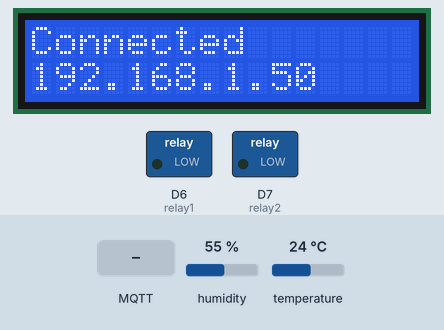
The program below on a simulated ESP8266 (NodeMCU). Parts: 16×2 character LCD, switched loads named in the program (green lamp = pin HIGH). The test bench sets the inputs (shaded band); at power-on: humidity 55 %, temperature 24 °C. WiFi joins after 1.5 s; servers stay silent unless stated; no MQTT or app messages arrive unless stated; what the program prints to the serial monitor is not drawn.

Above: at 2.7 s.
2.8 s: MQTT message "control/lcd" arrives on the third subscribed topic
At 3.6 s:
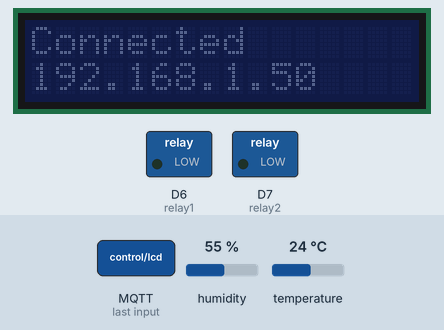
5.2 s: MQTT message "control/lcd" arrives on the first subscribed topic
At 5.7 s:
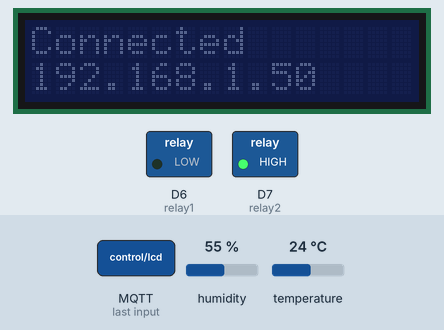
7.9 s: MQTT message "Terkunci" arrives on the second subscribed topic
At 8.3 s:
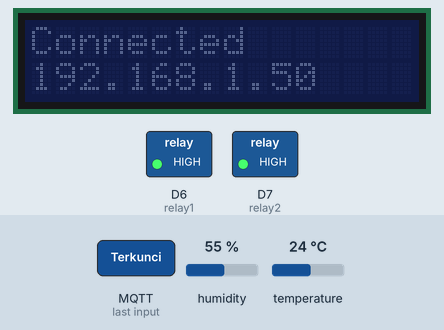
10.5 s: MQTT message "Nyala" arrives on the first subscribed topic
At 11.0 s:
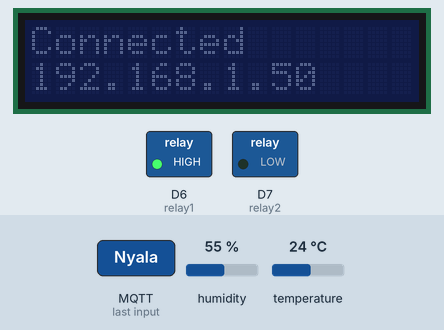
13.2 s: MQTT message "Nyala" arrives on the third subscribed topic
At 13.7 s:
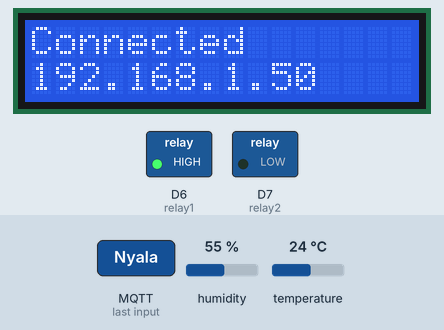
15.8 s: MQTT message "control/door" arrives on the first subscribed topic
At 16.3 s:
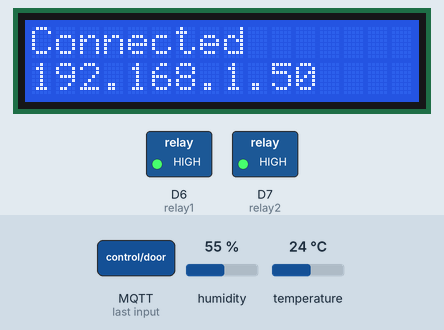
Timing chart, 0 to 18.8 s (numbered marks = the images above; inputs shaded):
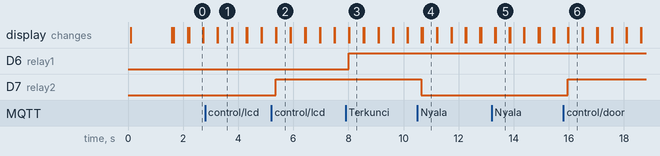

The program:

main.cpp
```cpp
#include <ESP8266WiFi.h>
#include <PubSubClient.h>
#include <SimpleDHT.h>
#include <LiquidCrystal_I2C.h>
#include <Wire.h>
#define relay1 D6
#define relay2 D7

const char *ssid = "Babadan";    //silakan disesuaikan sendiri
const char *password = "gwencantik"; //silakan disesuaikan sendiri

const char *mqtt_server = "ec2-3-81-235-104.compute-1.amazonaws.com";

WiFiClient espClient;
PubSubClient client(espClient);

SimpleDHT11 dht11(D1);
LiquidCrystal_I2C lcd(0x27, 16, 2);

unsigned long lastMsg = 0;
#define MSG_BUFFER_SIZE (50)
char msg[MSG_BUFFER_SIZE];
int value = 0;
void setup_wifi()
{
  delay(10);
  // We start by connecting to a WiFi network
  Serial.println();
  Serial.print("Connecting to ");
  Serial.println(ssid);
  WiFi.mode(WIFI_STA);
  WiFi.begin(ssid, password);
  lcd.print("Connecting...");

  while (WiFi.status() != WL_CONNECTED)
  {
    delay(500);
    Serial.print(".");
  }

  randomSeed(micros());
  Serial.println("");
  Serial.println("WiFi connected");
  Serial.println("IP address: ");
  Serial.println(WiFi.localIP());
  lcd.clear();
}

void callback(char *topic, byte *payload, unsigned int length)
{
  Serial.print("Message arrived [");
  Serial.print(topic);
  Serial.print("] ");
  String messageTemp;
  for (int i = 0; i < length; i++)
  {
    Serial.print((char)payload[i]);
    messageTemp += (char)payload[i];
  }
  Serial.println();
  if (String(topic) == "control/lcd")
  {
    if (messageTemp == "Nyala")
    {
      Serial.println("Nyala");
      lcd.backlight();
    }
    else
    {
      Serial.println("Mati");
      lcd.noBacklight();
    }
  }
  else if (String(topic) == "control/door")
  {
    if (messageTemp == "Terkunci")
    {
      Serial.println("Terkunci");
      digitalWrite(relay1, HIGH);
    }
    else
    {
      Serial.println("Terbuka");
      digitalWrite(relay1, LOW);
    }
  }
  else if (String(topic) == "control/lamp")
  {
    if (messageTemp == "Nyala")
    {
      Serial.println("Nyala");
      digitalWrite(relay2, LOW);
    }
    else
    {
      Serial.println("Mati");
      digitalWrite(relay2, HIGH);
    }
  }
}
void reconnect()
{
  // Loop until we're reconnected
  while (!client.connected())
  {
    Serial.print("Attempting MQTT connection...");
    // Create a random client ID
    // String clientId = "ESP8266Client-";
    // clientId += String(random(0xffff), HEX);
    // Attempt to connect
    if (client.connect("ESP8266Client","endg","figha210770"))
    {
      Serial.println("connected");
      client.subscribe("control/lamp");
      client.subscribe("control/door");
      client.subscribe("control/lcd");
    }
    else
    {
      Serial.print("failed, rc=");
      Serial.print(client.state());
      Serial.println(" try again in 5 seconds");
      // Wait 5 seconds before retrying
      delay(5000);
    }
  }
}
void setup()
{
  Wire.begin(2,00);
  lcd.init();
  lcd.backlight();
  lcd.home();

  Serial.begin(115200);
  setup_wifi();
  client.setServer(mqtt_server, 1883);
  client.setCallback(callback);
  pinMode(relay1, OUTPUT);
  pinMode(relay2, OUTPUT);

}
void loop()
{
  if (!client.connected())
  {
    reconnect();
  }
  client.loop();
  unsigned long now = millis();
  if (now - lastMsg > 2000)
  {
    lastMsg = now;
    ++value;
    int err = SimpleDHTErrSuccess;
    byte temperature = 0;
    byte humidity = 0;
    if ((err = dht11.read(&temperature, &humidity, NULL)) !=
        SimpleDHTErrSuccess)
    {
      Serial.print("Pembacaan DHT11 gagal, err=");
      Serial.println(err);
      delay(500);
      return;
    }
    static char temperatureTemp[7];
    static char humTemp[8];
    dtostrf(temperature, 4, 2, temperatureTemp);
    dtostrf(humidity, 4, 2, humTemp);
    Serial.println(temperatureTemp);
    Serial.println(humTemp);
    client.publish("monitoring/suhu", temperatureTemp);
    client.publish("monitoring/humadity", humTemp);
  }
  lcd.setCursor(0,0);
  lcd.print("Connected");
  lcd.setCursor(0,1);
  lcd.print(WiFi.localIP());
  delay(500);
  lcd.clear();
}
```

Measured:
- after the input at 2.8 s, the display: first differs from a run without the input after 0.46 s (image 1)
- after the input at 5.2 s, D7 (relay2): LOW → HIGH after 0.16 s
- after the input at 7.9 s, D6 (relay1): LOW → HIGH after 0.11 s
- after the input at 10.5 s, D7 (relay2): HIGH → LOW after 0.15 s
- after the input at 13.2 s, the display: first differs from a run without the input after 0.14 s (image 5)
- after the input at 15.8 s, D7 (relay2): LOW → HIGH after 0.16 s
- what the display in image 0 shows lasts 0.5 s, from 2.2 s to 2.7 s
